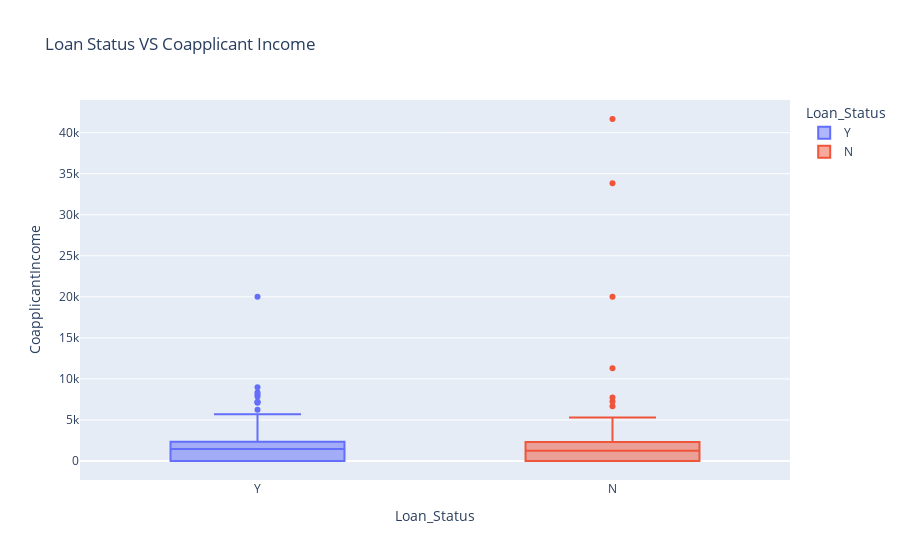

Source (notebook cell):
### Markdown cell above
Now let’s have a look at the relationship between the income of the loan co-applicant and the loan status:

### Code cell
fig_coapplicant_income = px.box(loan, x = "Loan_Status" , y = "CoapplicantIncome" , color = "Loan_Status" , title = "Loan Status VS Coapplicant Income")

fig_coapplicant_income.show()

### Figure 1 — Plotly figure (JSON) as saved in the notebook; plotly's stock layout.template omitted (floating-point values rounded to 4 significant figures; data arrays with more than 128 entries replaced by an {"elided": "..."} marker saying what was removed)
{"data": [{"alignmentgroup": "True", "hovertemplate": "Loan_Status=%{x}<br>CoapplicantIncome=%{y}<extra></extra>", "legendgroup": "Y", "marker": {"color": "#636efa"}, "name": "Y", "notched": false, "offsetgroup": "Y", "orientation": "v", "showlegend": true, "type": "box", "x": {"elided": "389 str values"}, "x0": " ", "xaxis": "x", "y": {"elided": "389 float values"}, "y0": " ", "yaxis": "y"}, {"alignmentgroup": "True", "hovertemplate": "Loan_Status=%{x}<br>CoapplicantIncome=%{y}<extra></extra>", "legendgroup": "N", "marker": {"color": "#EF553B"}, "name": "N", "notched": false, "offsetgroup": "N", "orientation": "v", "showlegend": true, "type": "box", "x": {"elided": "175 str values"}, "x0": " ", "xaxis": "x", "y": {"elided": "175 int values"}, "y0": " ", "yaxis": "y"}], "layout": {"autosize": true, "boxmode": "overlay", "legend": {"title": {"text": "Loan_Status"}, "tracegroupgap": 0}, "title": {"text": "Loan Status VS Coapplicant Income"}, "xaxis": {"anchor": "y", "autorange": true, "categoryarray": ["Y", "N"], "categoryorder": "array", "domain": [0, 1], "range": [-0.5, 1.5], "title": {"text": "Loan_Status"}, "type": "category"}, "yaxis": {"anchor": "x", "autorange": true, "domain": [0, 1], "range": [-2315.0, 43980.0], "title": {"text": "CoapplicantIncome"}, "type": "linear"}}}
